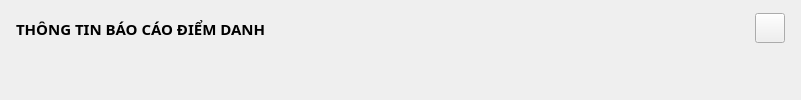
         <widget class="QWidget" name="reports_list_popup">
          <layout class="QVBoxLayout" name="verticalLayout_15">
           <item>
            <widget class="QWidget" name="head_admins_6" native="true">
             <property name="maximumSize">
              <size>
               <width>16777215</width>
               <height>35</height>
              </size>
             </property>
             <property name="styleSheet">
              <string notr="true"/>
             </property>
             <layout class="QHBoxLayout" name="horizontalLayout_8">
              <property name="spacing">
               <number>5</number>
              </property>
              <property name="leftMargin">
               <number>5</number>
              </property>
              <property name="topMargin">
               <number>0</number>
              </property>
              <property name="rightMargin">
               <number>5</number>
              </property>
              <property name="bottomMargin">
               <number>0</number>
              </property>
              <item>
               <widget class="QLabel" name="admin_label_6">
                <property name="font">
                 <font>
                  <family>Cascadia Code</family>
                  <pointsize>11</pointsize>
                  <weight>75</weight>
                  <bold>true</bold>
                 </font>
                </property>
                <property name="text">
                 <string>THÔNG TIN BÁO CÁO ĐIỂM DANH</string>
                </property>
               </widget>
              </item>
              <item>
               <spacer name="horizontalSpacer_7">
                <property name="orientation">
                 <enum>Qt::Horizontal</enum>
                </property>
                <property name="sizeHint" stdset="0">
                 <size>
                  <width>484</width>
                  <height>20</height>
                 </size>
                </property>
               </spacer>
              </item>
              <item>
               <widget class="QPushButton" name="pushButton_6">
                <property name="maximumSize">
                 <size>
                  <width>30</width>
                  <height>30</height>
                 </size>
                </property>
                <property name="text">
                 <string/>
                </property>
                <property name="icon">
                 <iconset resource="resources/resources.qrc">
                  <normaloff>:/icon-EC8482/EC8482/x-octagon.svg</normaloff>:/icon-EC8482/EC8482/x-octagon.svg</iconset>
                </property>
                <property name="iconSize">
                 <size>
                  <width>30</width>
                  <height>30</height>
                 </size>
                </property>
               </widget>
              </item>
             </layout>
            </widget>
           </item>
           <item>
            <widget class="QWidget" name="body_admins_6" native="true">
             <property name="styleSheet">
              <string notr="true"/>
             </property>
             <widget class="QLineEdit" name="admin_id_text_7">
              <property name="enabled">
               <bool>false</bool>
              </property>
              <property name="geometry">
               <rect>
                <x>20</x>
                <y>140</y>
                <width>350</width>
                <height>30</height>
               </rect>
              </property>
              <property name="font">
               <font>
                <family>Cascadia Code</family>
                <pointsize>11</pointsize>
                <weight>50</weight>
                <bold>false</bold>
               </font>
              </property>
              <property name="styleSheet">
               <string notr="true">background-color: rgb(255, 255, 255);</string>
              </property>
             </widget>
             <widget class="QLineEdit" name="admin_username_text_7">
              <property name="geometry">
               <rect>
                <x>390</x>
                <y>140</y>
                <width>350</width>
                <height>30</height>
               </rect>
              </property>
              <property name="font">
               <font>
                <family>Cascadia Code</family>
                <pointsize>11</pointsize>
                <weight>50</weight>
                <bold>false</bold>
               </font>
              </property>
              <property name="styleSheet">
               <string notr="true">background-color: rgb(255, 255, 255);</string>
              </property>
             </widget>
             <widget class="QLabel" name="admin_id_label_7">
              <property name="geometry">
               <rect>
                <x>30</x>
                <y>100</y>
                <width>240</width>
                <height>30</height>
               </rect>
              </property>
              <property name="font">
               <font>
                <family>Cascadia Code</family>
                <pointsize>11</pointsize>
                <weight>75</weight>
                <bold>true</bold>
               </font>
              </property>
              <property name="text">
               <string>Mã báo cáo điểm danh</string>
              </property>
             </widget>
             <widget class="QLabel" name="admin_username_label_7">
              <property name="geometry">
               <rect>
                <x>400</x>
                <y>100</y>
                <width>200</width>
                <height>30</height>
               </rect>
              </property>
              <property name="font">
               <font>
                <family>Cascadia Code</family>
                <pointsize>11</pointsize>
                <weight>75</weight>
                <bold>true</bold>
               </font>
              </property>
              <property name="text">
               <string>Mã lớp</string>
              </property>
             </widget>
             <widget class="QPushButton" name="admin_save_btn_6">
              <property name="geometry">
               <rect>
                <x>520</x>
                <y>390</y>
                <width>93</width>
                <height>28</height>
               </rect>
              </property>
              <property name="font">
               <font>
                <family>Cascadia Code</family>
                <pointsize>11</pointsize>
               </font>
              </property>
              <property name="styleSheet">
               <string notr="true">background-color: rgb(255, 255, 255);</string>
              </property>
              <property name="text">
               <string>Lưu</string>
              </property>
             </widget>
             <widget class="QPushButton" name="admin_refesh_btn_6">
              <property name="geometry">
               <rect>
                <x>650</x>
                <y>390</y>
                <width>93</width>
                <height>28</height>
               </rect>
              </property>
              <property name="font">
               <font>
                <family>Cascadia Code</family>
                <pointsize>11</pointsize>
               </font>
              </property>
              <property name="styleSheet">
               <string notr="true">background-color: rgb(255, 255, 255);</string>
              </property>
              <property name="text">
               <string>Làm mới</string>
              </property>
             </widget>
             <widget class="QLineEdit" name="admin_username_text_8">
              <property name="geometry">
               <rect>
                <x>390</x>
                <y>240</y>
                <width>350</width>
                <height>30</height>
               </rect>
              </property>
              <property name="font">
               <font>
                <family>Cascadia Code</family>
                <pointsize>11</pointsize>
                <weight>50</weight>
                <bold>false</bold>
               </font>
              </property>
              <property name="styleSheet">
               <string notr="true">background-color: rgb(255, 255, 255);</string>
              </property>
             </widget>
             <widget class="QLabel" name="admin_id_label_8">
              <property name="geometry">
               <rect>
                <x>30</x>
                <y>200</y>
                <width>200</width>
                <height>30</height>
               </rect>
              </property>
              <property name="font">
               <font>
                <family>Cascadia Code</family>
                <pointsize>11</pointsize>
                <weight>75</weight>
                <bold>true</bold>
               </font>
              </property>
              <property name="text">
               <string>Số lần điểm danh</string>
              </property>
             </widget>
             <widget class="QLabel" name="admin_username_label_8">
              <property name="geometry">
               <rect>
                <x>400</x>
                <y>200</y>
                <width>200</width>
                <height>30</height>
               </rect>
              </property>
              <property name="font">
               <font>
                <family>Cascadia Code</family>
                <pointsize>11</pointsize>
                <weight>75</weight>
                <bold>true</bold>
               </font>
              </property>
              <property name="text">
               <string>Mã sinh viên</string>
              </property>
             </widget>
             <widget class="QLineEdit" name="admin_id_text_8">
              <property name="enabled">
               <bool>false</bool>
              </property>
              <property name="geometry">
               <rect>
                <x>20</x>
                <y>240</y>
                <width>350</width>
                <height>30</height>
               </rect>
              </property>
              <property name="font">
               <font>
                <family>Cascadia Code</family>
                <pointsize>11</pointsize>
                <weight>50</weight>
                <bold>false</bold>
               </font>
              </property>
              <property name="styleSheet">
               <string notr="true">background-color: rgb(255, 255, 255);</string>
              </property>
             </widget>
            </widget>
           </item>
          </layout>
         </widget>
